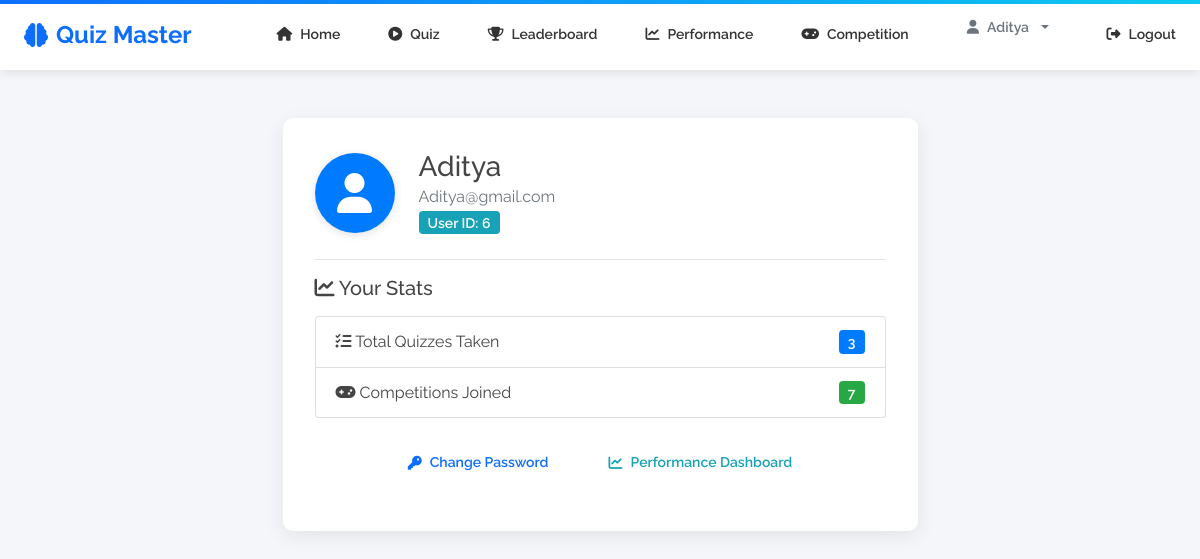
/auth/profile (signed in), run on the app's committed database.
### app/models.py (models this page shows, shortened)
class User(UserMixin, db.Model):
    id = db.Column(db.Integer, primary_key=True)
    username = db.Column(db.String(80), unique=True, nullable=False)
    email = db.Column(db.String(120), unique=True, nullable=True)
    password_hash = db.Column(db.String(128), nullable=False)
    role = db.Column(db.String(20), default=Role.USER)
    attempts = db.relationship('Attempt', backref='user', lazy=True)
    def is_admin(self):
        return self.role == Role.ADMIN

### app/auth/routes.py (the view)
@auth_bp.route('/profile')
@login_required
def profile():
    return render_template('auth/profile.html')

### app/models.py (called while the page is built)
@login_manager.user_loader
def load_user(user_id):
    return User.query.get(int(user_id))

### app/templates/auth/profile.html (shortened to what this page needs)
{% extends 'base.html' %}
{% block content %}
<div class="container mt-5">
  <div class="row justify-content-center">
    <div class="col-md-7">
      <div class="card shadow-lg border-0">
        <div class="card-body p-4">
          <div class="d-flex align-items-center mb-4">
            <div class="profile-avatar bg-primary text-white rounded-circle d-flex align-items-center justify-content-center" style="width: 80px; height: 80px; font-size: 2.5rem;">
              <i class="fas fa-user"></i>
            </div>
            <div class="ml-4">
              <h3 class="mb-0">{{ current_user.username }}</h3>
              <p class="text-muted mb-0">{{ current_user.email }}</p>
              <span class="badge badge-info">User ID: {{ current_user.id }}</span>
            </div>
          </div>
          <hr>
          <h5 class="mb-3"><i class="fas fa-chart-line"></i> Your Stats</h5>
          <ul class="list-group mb-4">
            <li class="list-group-item d-flex justify-content-between align-items-center">
              <span><i class="fas fa-tasks"></i> Total Quizzes Taken</span>
              <span class="badge badge-primary badge-pill">{{ current_user.attempts|length }}</span>
            </li>
            <li class="list-group-item d-flex justify-content-between align-items-center">
              <span><i class="fas fa-gamepad"></i> Competitions Joined</span>
              <span class="badge badge-success badge-pill">{{ current_user.competition_attempts|length }}</span>
            </li>
          </ul>
          <div class="text-center mb-3">
            <a href="{{ url_for('auth.change_password') }}" class="btn btn-outline-primary mr-2"><i class="fas fa-key"></i> Change Password</a>
            <a href="{{ url_for('quiz.performance_dashboard') }}" class="btn btn-outline-info"><i class="fas fa-chart-line"></i> Performance Dashboard</a>
          </div>
        </div>
      </div>
    </div>
  </div>
</div>
{% endblock %}

### app/templates/base.html (shortened to what this page needs)
<!doctype html>
<html lang="en">
    <head>
        <link rel="stylesheet" href="https://maxcdn.bootstrapcdn.com/bootstrap/4.0.0/css/bootstrap.min.css">
        <link rel="stylesheet" href="https://cdnjs.cloudflare.com/ajax/libs/font-awesome/6.0.0/css/all.min.css">
        <link rel="stylesheet" href="{{ url_for('static', filename='css/professional.css') }}">
        <link rel="stylesheet" href="{{ url_for('static', filename='css/custom.css') }}">
        <link rel="stylesheet" href="{{ url_for('static', filename='css/leaderboard_vertical.css') }}">
    </head>
    <body>
    <nav>
        <div class="nav-brand">
            <i class="fas fa-brain"></i> Quiz Master
        </div>
        <div class="nav-links">
            <a href="{{ url_for('home') }}"><i class="fas fa-home"></i> Home</a>
            {%- if not current_user.is_authenticated -%}
            <a href="{{ url_for('auth.login') }}"><i class="fas fa-sign-in-alt"></i> Login</a>
            <a href="{{ url_for('auth.register') }}"><i class="fas fa-user-plus"></i> Register</a>
            <a href="{{ url_for('auth.admin_login') }}"><i class="fas fa-user-shield"></i> Admin Login</a>
            {%- else -%}
                {%- if current_user.is_admin() -%}
                <a href="{{ url_for('admin.index') }}"><i class="fas fa-cog"></i> Admin</a>
                <a href="{{ url_for('admin.competitions_view') }}"><i class="fas fa-gamepad"></i> Competitions</a>
                <a href="{{ url_for('admin.user_progress') }}"><i class="fas fa-chart-bar"></i> User Progress</a>
                <a href="{{ url_for('admin.feedback') }}"><i class="fas fa-comment-alt"></i> Feedback</a>
                <a href="{{ url_for('quiz.leaderboard') }}"><i class="fas fa-trophy"></i> Leaderboard</a>
                {%- else -%}
                <a href="{{ url_for('quiz.select') }}"><i class="fas fa-play-circle"></i> Quiz</a>
                <a href="{{ url_for('quiz.leaderboard') }}"><i class="fas fa-trophy"></i> Leaderboard</a>
                <a href="{{ url_for('quiz.performance_dashboard') }}"><i class="fas fa-chart-line"></i> Performance</a>
                <a href="{{ url_for('competition.competition_menu') }}"><i class="fas fa-gamepad"></i> Competition</a>
                {%- endif -%}
            <div class="dropdown" style="display: inline-block; margin: 0 10px;">
                <button class="btn btn-sm btn-outline-secondary dropdown-toggle" type="button" id="profileDropdown" data-toggle="dropdown" aria-haspopup="true" aria-expanded="false">
                    <i class="fas fa-user"></i> {{ current_user.username }}
                </button>
            </div>
            <a href="{{ url_for('auth.logout') }}"><i class="fas fa-sign-out-alt"></i> Logout</a>
            {%- endif -%}
        </div>
    </nav>
    {% block content %}{% endblock %}
    </body>
</html>

### app/static/css/professional.css (style rules this page uses)
:root { --primary-color: #0d6efd; --secondary-color: #6c757d; --success-color: #198754; --danger-color: #dc3545; --warning-color: #ffc107; --light-color: #f8f9fa; --dark-color: #212529; }
* { margin: 0; padding: 0; box-sizing: border-box; }
body { font-family: 'Raleway', 'Segoe UI', sans-serif; background-color: #f4f6f9; color: #444; line-height: 1.6; }
nav { background: #fff; box-shadow: 0 2px 10px rgba(0, 0, 0, 0.1); padding: 0 !important; position: sticky; top: 0; z-index: 100; display: flex !important; justify-content: space-between !important; align-items: center !important; }
nav::before { content: ''; position: absolute; top: 0; left: 0; right: 0; height: 4px; background: linear-gradient(to right, #0d6efd, #0dcaf0); }
.nav-brand { font-size: 24px; font-weight: 700; color: #0d6efd; display: flex; align-items: center; gap: 0.5rem; margin: 0 !important; padding: 1rem 1.5rem !important; }
.nav-links { list-style: none !important; display: flex !important; gap: 0 !important; margin: 0 !important; padding: 0 !important; }
.nav-links { display: flex !important; gap: 0 !important; margin: 0 !important; padding: 0 !important; }
.nav-links a { display: flex; align-items: center; gap: 0.5rem; padding: 1rem 1.5rem !important; text-decoration: none !important; color: #333 !important; font-weight: 600; font-size: 14px; transition: all 0.3s ease; border-bottom: 3px solid transparent; }
.btn { padding: 10px 24px !important; border-radius: 5px !important; font-weight: 600 !important; border: none !important; transition: all 0.3s ease !important; font-size: 14px; display: inline-flex; align-items: center; gap: 0.5rem; }
.btn-outline-primary { color: #0d6efd !important; border-color: #0d6efd !important; background: transparent !important; transition: all 0.3s ease; }
.card { border: none !important; border-radius: 10px !important; box-shadow: 0 5px 20px rgba(0, 0, 0, 0.08) !important; max-width: 700px; width: 100%; }
.card-body { padding: 2rem !important; }
body { overflow-x: hidden; }

### app/static/css/custom.css (style rules this page uses)
.badge { padding: 0.35em 0.65em; font-size: 0.875em; font-weight: 600; border-radius: 0.25rem; }
.badge-success { background-color: #28a745; color: white; }
.badge-info { background-color: #17a2b8; color: white; }

### app/templates/auth/profile.html (style rules this page uses)
.profile-avatar { box-shadow: 0 2px 8px rgba(0,0,0,0.12); }

### data on the page
User: username "Aditya", email "Aditya@gmail.com", id "6"

### other printed values
{{ current_user.attempts|length }} "3"
{{ current_user.competition_attempts|length }} "7"
